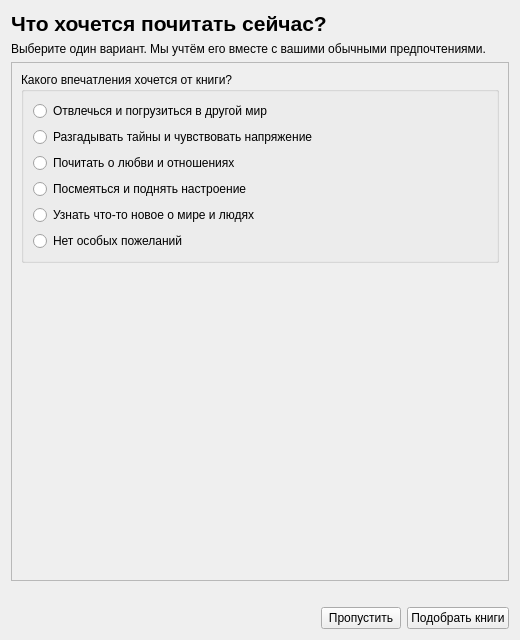
<?xml version="1.0" encoding="UTF-8"?>
<ui version="4.0">
 <class>MoodQuestionnaireWidget</class>
 <widget class="QWidget" name="MoodQuestionnaireWidget">
  <property name="geometry">
   <rect>
    <x>0</x>
    <y>0</y>
    <width>520</width>
    <height>640</height>
   </rect>
  </property>
  <property name="windowTitle">
   <string>Опрос настроения</string>
  </property>
  <layout class="QVBoxLayout" name="verticalLayout">
   <item>
    <widget class="QLabel" name="label_title">
     <property name="font">
      <font>
       <pointsize>16</pointsize>
       <bold>true</bold>
      </font>
     </property>
     <property name="text">
      <string>Что хочется почитать сейчас?</string>
     </property>
     <property name="wordWrap">
      <bool>true</bool>
     </property>
    </widget>
   </item>
   <item>
    <widget class="QLabel" name="label_description">
     <property name="text">
      <string>Выберите один вариант. Мы учтём его вместе с вашими обычными предпочтениями.</string>
     </property>
     <property name="wordWrap">
      <bool>true</bool>
     </property>
    </widget>
   </item>
   <item>
    <widget class="QScrollArea" name="scrollArea">
     <property name="widgetResizable">
      <bool>true</bool>
     </property>
     <widget class="QWidget" name="scrollAreaWidgetContents">
      <property name="geometry">
       <rect>
        <x>0</x>
        <y>0</y>
        <width>498</width>
        <height>460</height>
       </rect>
      </property>
      <layout class="QVBoxLayout" name="layout_questions">
       <item>
        <widget class="QGroupBox" name="group_mood">
         <property name="title">
          <string>Какого впечатления хочется от книги?</string>
         </property>
         <layout class="QVBoxLayout" name="layout_mood">
          <item>
           <widget class="QRadioButton" name="mood_escape">
            <property name="text">
             <string>Отвлечься и погрузиться в другой мир</string>
            </property>
           </widget>
          </item>
          <item>
           <widget class="QRadioButton" name="mood_intrigue">
            <property name="text">
             <string>Разгадывать тайны и чувствовать напряжение</string>
            </property>
           </widget>
          </item>
          <item>
           <widget class="QRadioButton" name="mood_romance">
            <property name="text">
             <string>Почитать о любви и отношениях</string>
            </property>
           </widget>
          </item>
          <item>
           <widget class="QRadioButton" name="mood_fun">
            <property name="text">
             <string>Посмеяться и поднять настроение</string>
            </property>
           </widget>
          </item>
          <item>
           <widget class="QRadioButton" name="mood_learn">
            <property name="text">
             <string>Узнать что-то новое о мире и людях</string>
            </property>
           </widget>
          </item>
          <item>
           <widget class="QRadioButton" name="mood_any">
            <property name="text">
             <string>Нет особых пожеланий</string>
            </property>
           </widget>
          </item>
         </layout>
        </widget>
       </item>
       <item>
        <spacer name="verticalSpacer_questions">
         <property name="orientation">
          <enum>Qt::Orientation::Vertical</enum>
         </property>
         <property name="sizeHint" stdset="0">
          <size>
           <width>20</width>
           <height>40</height>
          </size>
         </property>
        </spacer>
       </item>
      </layout>
     </widget>
    </widget>
   </item>
   <item>
    <widget class="QLabel" name="label_message">
     <property name="styleSheet">
      <string notr="true">color: red;</string>
     </property>
     <property name="text">
      <string/>
     </property>
     <property name="wordWrap">
      <bool>true</bool>
     </property>
    </widget>
   </item>
   <item>
    <layout class="QHBoxLayout" name="layout_buttons">
     <item>
      <spacer name="horizontalSpacer_buttons">
       <property name="orientation">
        <enum>Qt::Orientation::Horizontal</enum>
       </property>
       <property name="sizeHint" stdset="0">
        <size>
         <width>40</width>
         <height>20</height>
        </size>
       </property>
      </spacer>
     </item>
     <item>
      <widget class="QPushButton" name="btn_skip">
       <property name="text">
        <string>Пропустить</string>
       </property>
      </widget>
     </item>
     <item>
      <widget class="QPushButton" name="btn_done">
       <property name="text">
        <string>Подобрать книги</string>
       </property>
      </widget>
     </item>
    </layout>
   </item>
  </layout>
 </widget>
 <resources/>
 <connections/>
</ui>
